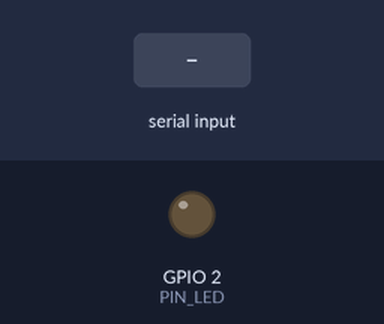
A sketch run on a simulated ESP32. On the bench: output pins drawn as LEDs (lit = HIGH). The inputs (shaded band) are chosen by the test bench. What the sketch prints to the serial monitor is not drawn.

Above: at 1.2 s.
1.3 s: "1" received over the second serial link
Timing chart, 0 to 4.3 s (numbered marks = the images above; inputs shaded):
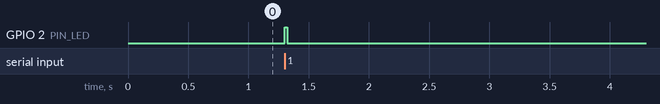

Measured:
- after the input at 1.3 s, GPIO 2 (PIN_LED): LOW → HIGH at once, → LOW 0.02 s later

The sketch:

esp32_id003_bridge.ino
```cpp
/*
 * ESP32 - punte USB <-> ID-003 pentru bill acceptor JCM UBA
 * ---------------------------------------------------------
 * PC (programul uba_tester.py)  <--USB 115200-->  ESP32  <--UART2 9600 8E1-->  UBA
 *
 * ESP32-ul doar transferă octeții în ambele sensuri; toată logica
 * protocolului ID-003 este în programul de pe PC.
 *
 * Conexiuni (vezi README.md):
 *   GPIO16 (RX2)  <- UBA TXD   (cu pull-up 4.7k la 3.3V)
 *   GPIO17 (TX2)  -> UBA RXD   (prin rezistență 330 ohm)
 *   GND           -- GND UBA / GND sursă (comun)
 */

#include <Arduino.h>

// ---- Setări ----
#define PIN_RX2      16
#define PIN_TX2      17
#define PIN_LED      2        // LED-ul de pe DevKit (la unele plăci e alt pin)
#define USB_BAUD     115200
#define UBA_BAUD     9600     // ID-003: 9600 baud, 8 biți, paritate pară, 1 stop

// Dacă UBA nu răspunde deloc și ai verificat TX/RX, încearcă true
// (unele interfețe pe optocuplor inversează nivelul logic).
#define INVERT_UART  false

static unsigned long ledOffAt = 0;

static void blink() {
  digitalWrite(PIN_LED, HIGH);
  ledOffAt = millis() + 20;
}

void setup() {
  pinMode(PIN_LED, OUTPUT);
  digitalWrite(PIN_LED, LOW);

  Serial.begin(USB_BAUD);
  Serial2.begin(UBA_BAUD, SERIAL_8E1, PIN_RX2, PIN_TX2, INVERT_UART);
  // Nu apela pinMode() pe GPIO16/17 după begin() - ar deconecta pinii de UART.
  // Pull-up-ul extern de 4.7k pe RX este obligatoriu.
}

void loop() {
  // PC -> UBA
  while (Serial.available()) {
    Serial2.write((uint8_t)Serial.read());
    blink();
  }
  // UBA -> PC
  while (Serial2.available()) {
    Serial.write((uint8_t)Serial2.read());
    blink();
  }
  if (ledOffAt && millis() > ledOffAt) {
    digitalWrite(PIN_LED, LOW);
    ledOffAt = 0;
  }
}
```
